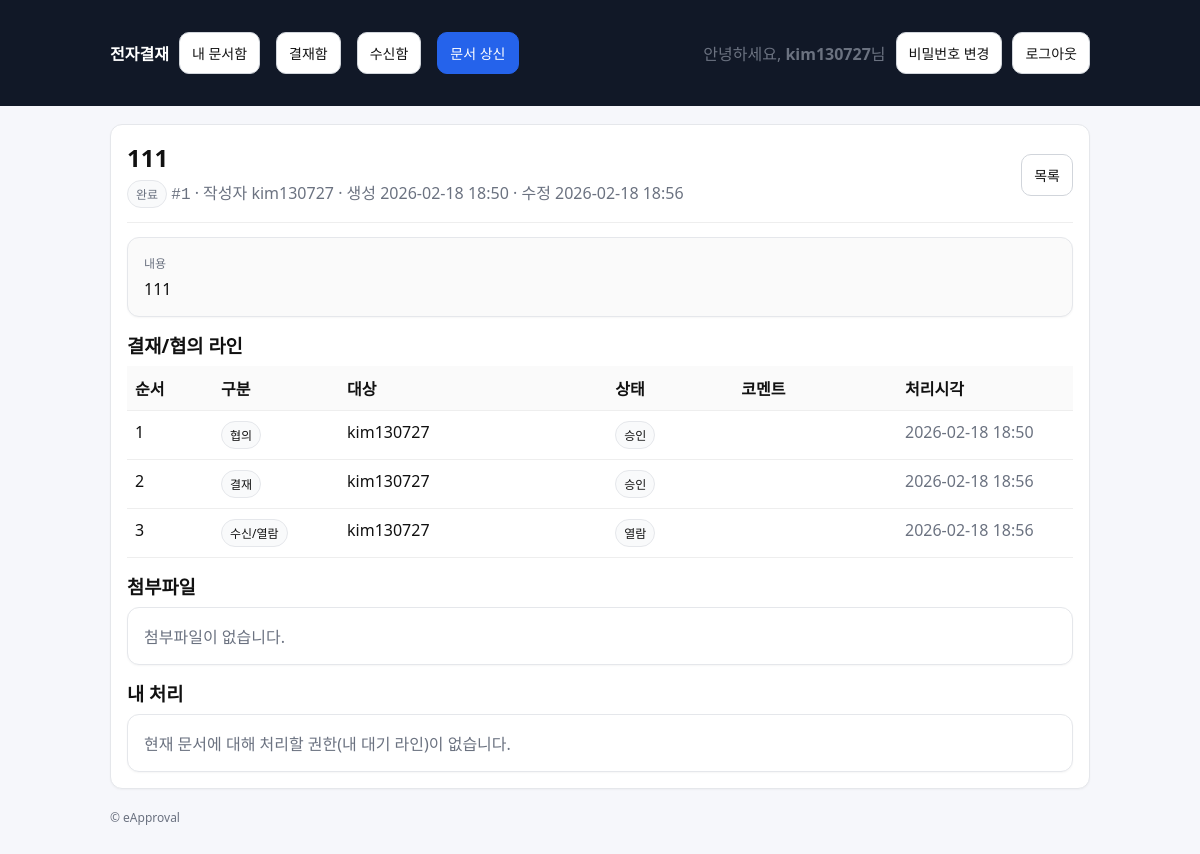
The page /approvals/1/ (signed in) on the database its author committed.
### approvals/models.py (models this page shows, shortened)
class Document(models.Model):
    class Status(models.TextChoices):
        DRAFT = "DRAFT", "임시"
        SUBMITTED = "SUBMITTED", "상신"
        IN_PROGRESS = "IN_PROGRESS", "진행중"
        REJECTED = "REJECTED", "반려"
        COMPLETED = "COMPLETED", "완료"
    title = models.CharField(max_length=200)
    content = models.TextField(blank=True)
    created_by = models.ForeignKey(
        settings.AUTH_USER_MODEL, on_delete=models.PROTECT, related_name="docs_created"
    )
    status = models.CharField(max_length=20, choices=Status.choices, default=Status.DRAFT)
    current_line_order = models.PositiveIntegerField(default=1)
    created_at = models.DateTimeField(auto_now_add=True)
    updated_at = models.DateTimeField(auto_now=True)

class DocumentLine(models.Model):
    class Role(models.TextChoices):
        CONSULT = "CONSULT", "협의"
        APPROVE = "APPROVE", "결재"
        RECEIVE = "RECEIVE", "수신/열람"
    class Decision(models.TextChoices):
        PENDING = "PENDING", "대기"
        APPROVED = "APPROVED", "승인"
        REJECTED = "REJECTED", "반려"
        READ = "READ", "열람"
    document = models.ForeignKey(Document, on_delete=models.CASCADE, related_name="lines")
    role = models.CharField(max_length=10, choices=Role.choices)
    order = models.PositiveIntegerField()
    user = models.ForeignKey(settings.AUTH_USER_MODEL, on_delete=models.PROTECT)
    decision = models.CharField(max_length=10, choices=Decision.choices, default=Decision.PENDING)
    comment = models.CharField(max_length=300, blank=True)
    acted_at = models.DateTimeField(null=True, blank=True)
    class Meta:
        ordering = ["order", "id"]

### approvals/views.py (the view)
# urls.py: path("approvals/<int:doc_id>/", views.doc_detail, name="doc_detail"),
@login_required
def doc_detail(request, doc_id: int):
    doc = get_object_or_404(Document, id=doc_id)
    if not can_view_document(request.user, doc):
        raise Http404
    if doc.status == Document.Status.COMPLETED:
        mark_read(doc=doc, actor=request.user)
    current_line = doc.lines.filter(order=doc.current_line_order, decision="PENDING").first()
    can_act = bool(current_line) and (current_line.user_id == request.user.id or request.user.is_superuser)
    return render(
        request,
        "approvals/doc_detail.html",
        {"doc": doc, "current_line": current_line, "can_act": can_act},
    )

### approvals/permissions.py (called while the page is built, shortened)
def can_view_document(user, doc: Document) -> bool:
    if not user.is_authenticated:
        return False
    if user.is_superuser:
        return True

### approvals/services.py (called while the page is built)
@transaction.atomic
def mark_read(*, doc: Document, actor) -> Document:
    line = doc.lines.filter(
        role=DocumentLine.Role.RECEIVE,
        user_id=actor.id,
    ).first()
    if not line:
        return doc
    if line.decision == DocumentLine.Decision.PENDING:
        line.decision = DocumentLine.Decision.READ
        line.acted_at = timezone.now()
        line.save(update_fields=["decision", "acted_at"])
    return doc

### templates/approvals/doc_detail.html (shortened to what this page needs)
{% extends "base.html" %}
{% block content %}
  <div class="card">
    <div class="row" style="justify-content:space-between;">
      <div>
        <h2 style="margin:0;">{{ doc.title }}</h2>
        <div class="muted" style="margin-top:6px;">
          <span class="badge">{{ doc.get_status_display }}</span>
          <span class="mono">#{{ doc.id }}</span>
          · 작성자 {{ doc.created_by.username }}
          · 생성 {{ doc.created_at|date:"Y-m-d H:i" }}
          · 수정 {{ doc.updated_at|date:"Y-m-d H:i" }}
        </div>
      </div>
      <div>
        <a class="btn" href="{% url 'approvals:doc_list' %}">목록</a>
      </div>
    </div>
    <hr style="border:none; border-top:1px solid #eee; margin:14px 0;">
    <div class="card" style="background:#fafafa;">
      <div class="muted" style="font-size:12px; margin-bottom:6px;">내용</div>
      <div style="white-space:pre-wrap;">{{ doc.content|default:"(내용 없음)" }}</div>
    </div>
    <div style="margin-top:14px;">
      <h3 style="margin:0 0 8px 0;">결재/협의 라인</h3>
      <table class="table">
        <thead>
          <tr>
            <th style="width:70px;">순서</th>
            <th style="width:110px;">구분</th>
            <th>대상</th>
            <th style="width:110px;">상태</th>
            <th>코멘트</th>
            <th style="width:160px;">처리시각</th>
          </tr>
        </thead>
        <tbody>
          {% for line in doc.lines.all %}
          <tr>
            <td>{{ line.order }}</td>
            <td><span class="badge">{{ line.get_role_display }}</span></td>
            <td>{{ line.user.username }}</td>
            <td><span class="badge">{{ line.get_decision_display }}</span></td>
            <td class="muted">{{ line.comment|default:"" }}</td>
            <td class="muted">
              {% if line.acted_at %}{{ line.acted_at|date:"Y-m-d H:i" }}{% else %}-{% endif %}
            </td>
          </tr>
          {% empty %}
          <tr><td colspan="6" class="muted">라인이 없습니다.</td></tr>
          {% endfor %}
        </tbody>
      </table>
    </div>
    <div style="margin-top:14px;">
      <h3 style="margin:0 0 8px 0;">첨부파일</h3>
      <div class="card">
        {% for att in doc.attachments.all %}
          <div class="row" style="justify-content:space-between;">
            <div class="mono" style="font-size:13px;">{{ att.file.name }}</div>
            <a class="btn" href="{% url 'approvals:attachment_download' att.id %}">다운로드</a>
          </div>
          {% if not forloop.last %}<hr style="border:none; border-top:1px solid #eee; margin:10px 0;">{% endif %}
        {% empty %}
          <div class="muted">첨부파일이 없습니다.</div>
        {% endfor %}
      </div>
    </div>
    <div style="margin-top:14px;">
      <h3 style="margin:0 0 8px 0;">내 처리</h3>
      {% if can_act %}
        <div class="card">
          <div class="muted" style="margin-bottom:10px;">
            현재 처리자: <strong>{{ current_line.user.username }}</strong>
            · 구분: <strong>{{ current_line.get_role_display }}</strong>
            · 순서: <strong>{{ current_line.order }}</strong>
          </div>
          <form method="post" action="{% url 'approvals:act_approve' doc.id %}">
            {% csrf_token %}
            <div class="field">
              <label for="comment_approve">코멘트(선택)</label>
              <input id="comment_approve" type="text" name="comment" placeholder="예: 확인했습니다." />
              <div class="help">승인/협의 완료 처리 시 기록됩니다.</div>
            </div>
            <button class="btn btn-primary" type="submit">승인 / 협의완료</button>
          </form>
          <hr style="border:none; border-top:1px solid #eee; margin:12px 0;">
          <form method="post" action="{% url 'approvals:act_reject' doc.id %}">
            {% csrf_token %}
            <div class="field">
              <label for="comment_reject">반려 사유(필수)</label>
              <input id="comment_reject" type="text" name="comment" placeholder="예: 증빙이 누락되었습니다." required />
            </div>
            <button class="btn btn-danger" type="submit">반려</button>
          </form>
        </div>
      {% else %}
        <div class="card muted">
          현재 문서에 대해 처리할 권한(내 대기 라인)이 없습니다.
        </div>
      {% endif %}
    </div>
  </div>
{% endblock %}

### templates/base.html (shortened to what this page needs)
<!doctype html>
<html lang="ko">
<head>
</head>
<body>
  <header>
    <div class="wrap">
      <nav>
        <a href="{% url 'approvals:home' %}"><strong>전자결재</strong></a>
        <a class="btn" href="{% url 'approvals:doc_list' %}">내 문서함</a>
        <a class="btn" href="{% url 'approvals:inbox' %}">결재함</a>
        <a class="btn" href="{% url 'approvals:received' %}">수신함</a>
        <a class="btn btn-primary" href="{% url 'approvals:doc_create' %}">문서 상신</a>
        {% if user.is_authenticated %}
          <span class="muted">안녕하세요, <strong>{{ user.username }}</strong>님</span>
          <a class="btn" href="{% url 'accounts:password_change' %}">비밀번호 변경</a>
          <form method="post" action="{% url 'accounts:logout' %}" style="display:inline;">
            <button class="btn" type="submit">로그아웃</button>
          </form>
        {% else %}
          <a class="btn" href="{% url 'accounts:login' %}">로그인</a>
          <a class="btn btn-primary" href="{% url 'accounts:signup' %}">회원가입</a>
        {% endif %}
      </nav>
    </div>
  </header>
  <main class="wrap">
    {% block content %}{% endblock %}
    <footer class="muted">
      <div>© eApproval</div>
    </footer>
  </main>
</body>
</html>

### templates/base.html (style rules this page uses)
body { font-family: system-ui, -apple-system, Segoe UI, Roboto, "Noto Sans KR", Arial, sans-serif; margin:0; background:#f6f7fb; color:#111; }
header { background:#111827; color:#fff; padding:14px 18px; }
header a { color:#fff; text-decoration:none; }
.wrap { max-width: 980px; margin: 0 auto; padding: 18px; }
nav { display:flex; gap:10px; flex-wrap:wrap; align-items:center; }
.card { background:#fff; border:1px solid #e5e7eb; border-radius:12px; padding:16px; box-shadow: 0 1px 2px rgba(0,0,0,0.04); }
.btn { display:inline-block; padding:10px 12px; border-radius:10px; border:1px solid #d1d5db; background:#fff; text-decoration:none; color:#111; font-size:14px; }
.btn-primary { background:#2563eb; border-color:#2563eb; color:#fff; }
.btn + .btn { margin-left: 6px; }
.muted { color:#6b7280; }
.mono { font-family: ui-monospace, SFMono-Regular, Menlo, Monaco, Consolas, "Liberation Mono", "Courier New", monospace; }
.table { width:100%; border-collapse: collapse; }
.table th, .table td { border-bottom:1px solid #eee; padding:10px 8px; text-align:left; vertical-align:top; }
.table th { background:#fafafa; font-weight:600; }
.badge { display:inline-block; padding:4px 8px; border-radius:999px; font-size:12px; border:1px solid #e5e7eb; background:#f9fafb; }
.row { display:flex; gap:10px; flex-wrap:wrap; align-items:center; }
footer { padding: 20px 0; color:#6b7280; font-size:12px; }

### rows shown on the page
Document: title "111", status "완료", id "1", created_by.username "kim130727", created_at "2026-02-18 18:50", updated_at "2026-02-18 18:56", content "111"
DocumentLine: order "1", role "협의", user.username "kim130727", decision "승인", acted_at "2026-02-18 18:50"
DocumentLine: order "2", role "결재", user.username "kim130727", decision "승인", acted_at "2026-02-18 18:56"
DocumentLine: order "3", role "수신/열람", user.username "kim130727", decision "열람", acted_at "2026-02-18 18:56"

### other values the page prints
{{ user.username }} "kim130727"
